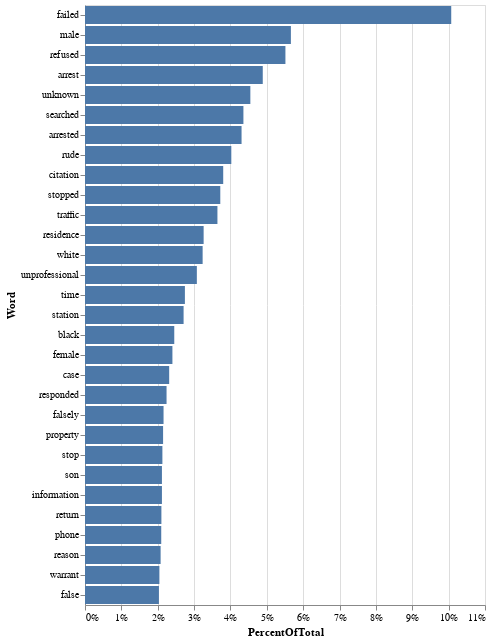

This figure's notebook cell:
### Markdown cell above
We want to look at categories like: nudity_penetration,sexual_relations_with_a_minor_,sexual_harassment_sexual_remarks,domestic_violence_police_committing_,sexual_humiliation_sexual_extortion_prostitution_sex_work,tasers_baton_aggressive_physical_touch_gun,trespass_robbery,biometric_surveillance_fitting_a_description_gang_related_,racial_slurs_xenophobic_remarks_,undocumented_status_asking_for_someone_s_status_calling_ice_,planting_drug_guns,neglect_of_duty_failure_to_serve,refusing_to_provide_medical_assistance,workplace_harassment,_irrational_aggressive_unstable_,suicide_in_jail_improper_care_,dcfs_threats,pregnant_women,school,searching_patting_down_arresting_minors

So we will eliminate words like accused, reporting, party, alleges, officer, alleged, complainant, officers, victim, vehicle, failed, police, justification, stated, report, states, called, did, unknown, told, provide, incident, regarding, issued.

### Code cell
# Remove common allegation jargon
additional_stopwords = ["accused", "reporting", "party", "alleges", "officer", 
                        "alleged", "complainant", "officers", "victim", 
                        "police", "stated", "report", "states", "called", 
                        "did", "told", "provide", "incident", "regarding", "issued",
                        "reported", "vehicle", "car", "justification",
                        "district", "uniformed", "threatened", "witness", "th",
                        "number", "scene"]
preprocessed_df = PreProcess(df, additional_stopwords)
preprocessed_df.plot_word_distributions(30)

### Figure 1 — Vega-Lite specification as saved in the notebook (floating-point values rounded to 4 significant figures)
{"config": {"view": {"continuousWidth": 400, "continuousHeight": 300}}, "data": {"name": "data-f026144b7307db066b7739a9846547b0"}, "mark": "bar", "encoding": {"x": {"type": "quantitative", "axis": {"format": ".0%"}, "field": "PercentOfTotal"}, "y": {"type": "nominal", "field": "Word", "sort": "-x"}}, "transform": [{"joinaggregate": [{"op": "sum", "field": "Count", "as": "TotalCount"}]}, {"calculate": "datum.Count / datum.TotalCount", "as": "PercentOfTotal"}], "$schema": "https://vega.github.io/schema/vega-lite/v4.8.1.json", "datasets": {"data-f026144b7307db066b7739a9846547b0": [{"Word": "failed", "Count": 4751}, {"Word": "male", "Count": 2671}, {"Word": "refused", "Count": 2600}, {"Word": "arrest", "Count": 2306}, {"Word": "unknown", "Count": 2145}, {"Word": "searched", "Count": 2055}, {"Word": "arrested", "Count": 2031}, {"Word": "rude", "Count": 1898}, {"Word": "citation", "Count": 1793}, {"Word": "stopped", "Count": 1755}, {"Word": "traffic", "Count": 1718}, {"Word": "residence", "Count": 1539}, {"Word": "white", "Count": 1526}, {"Word": "unprofessional", "Count": 1451}, {"Word": "time", "Count": 1296}, {"Word": "station", "Count": 1279}, {"Word": "black", "Count": 1158}, {"Word": "female", "Count": 1134}, {"Word": "case", "Count": 1092}, {"Word": "responded", "Count": 1058}, {"Word": "falsely", "Count": 1019}, {"Word": "property", "Count": 1013}, {"Word": "stop", "Count": 1004}, {"Word": "son", "Count": 998}, {"Word": "information", "Count": 998}, {"Word": "return", "Count": 991}, {"Word": "phone", "Count": 989}, {"Word": "reason", "Count": 981}, {"Word": "warrant", "Count": 965}, {"Word": "false", "Count": 959}]}}
